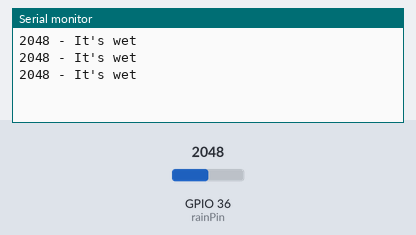
This sketch was run on a simulated ESP32. Shown: the last lines printed to the serial monitor. The inputs (shaded band) are chosen by the test bench; at power-on: GPIO 36 (rainPin) = 2048.

Above: at 1.3 s.
1.4 s: GPIO 36 (rainPin) set to 4043
At 1.9 s:
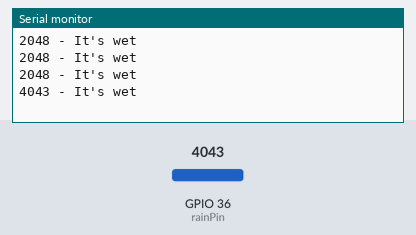
2.9 s: GPIO 36 (rainPin) set to 4095
At 3.4 s:
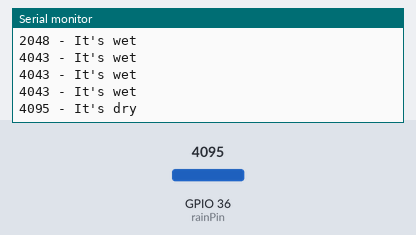

The sketch:

Precipitation.ino
```cpp
int rainPin = 36;
int dryValue = 4095;
int lightValue = 3250;
int heavyValue = 1000;

void setup(){
  pinMode(rainPin, INPUT);
  Serial.begin(9600);
}

void loop() {
  // read the input on analog pin 0:
  int sensorValue = analogRead(rainPin);
  Serial.print(sensorValue);
  if(sensorValue < dryValue){
    Serial.println(" - It's wet");
  }
  else if(sensorValue < lightValue){
    Serial.println(" - It's light wet");
  }
  else if(sensorValue < heavyValue){
    Serial.println(" - It's heavy wet");
  }
  else {
    Serial.println(" - It's dry");
  }
  delay(500);
}
```

Measured:
- the behaviour switches between 4094 and 4095 on GPIO 36 (rainPin) (found by bisection; images 1 and 2)
- after the input at 1.4 s, the serial monitor: prints a new line after 0.10 s (image 1)
- after the input at 2.9 s, the serial monitor: prints a new line after 0.10 s (image 2)
